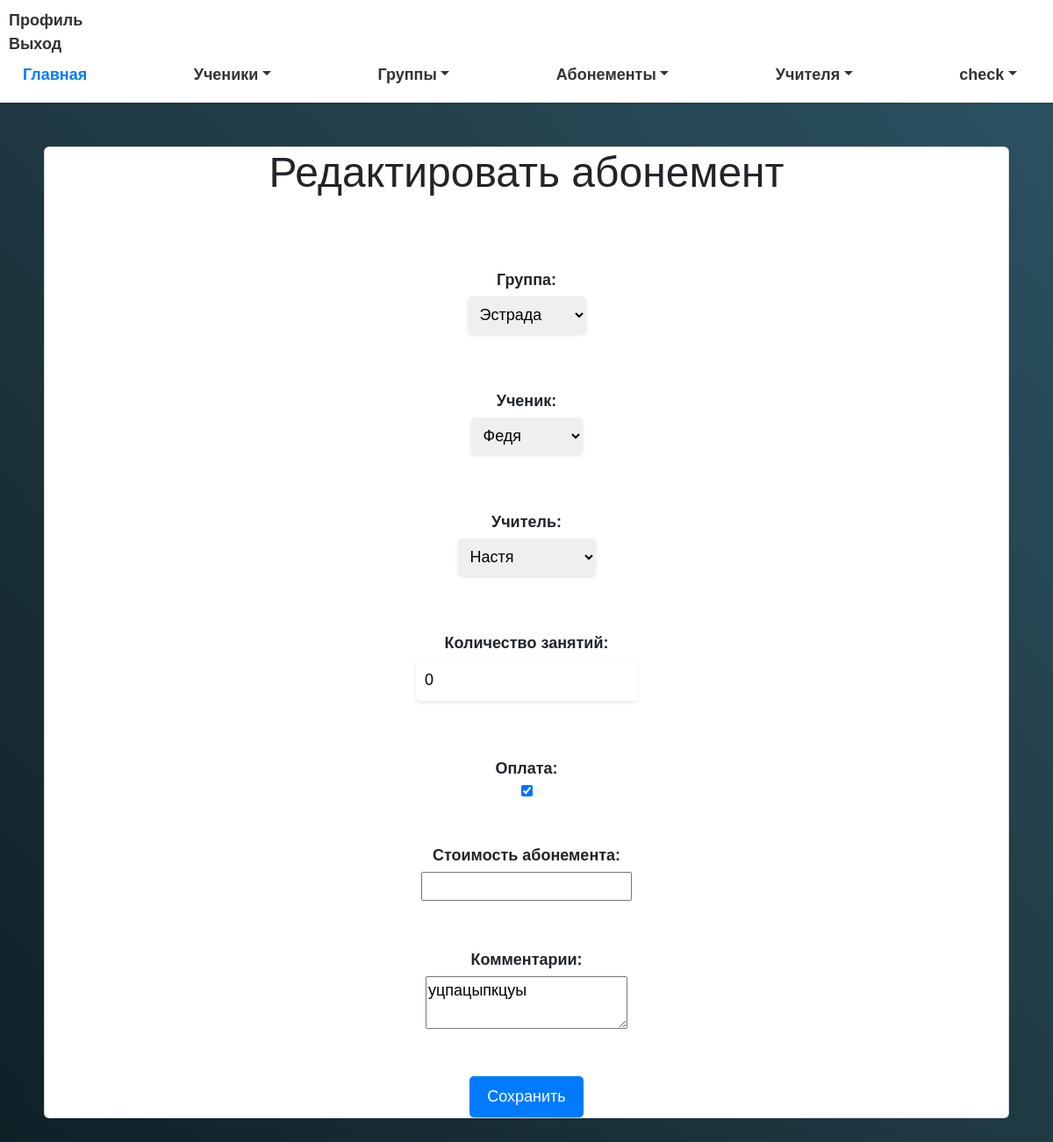
The app's page /subscriptions/3/edit/ (signed in), older data.
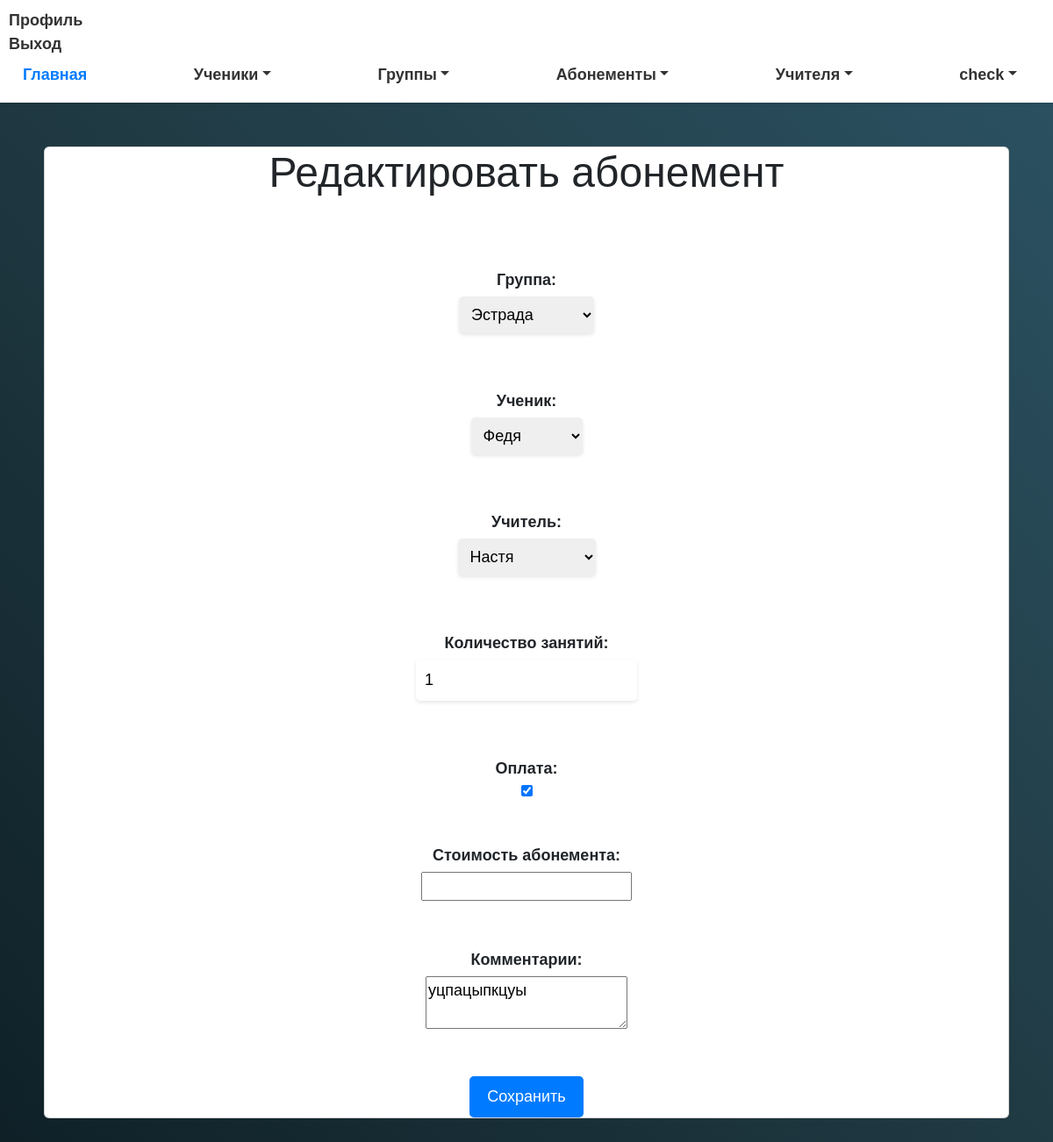
The same page, newer data.
### myapp/models.py (models this page shows, shortened)
class Subscription(models.Model):
    group = models.ForeignKey(Group, on_delete=models.CASCADE)
    client = models.ForeignKey(Client, on_delete=models.CASCADE)
    coach = models.ForeignKey(Coach, on_delete=models.CASCADE)
    lessons_count = models.IntegerField()
    attendance = models.BooleanField(default=False)
    price = models.DecimalField(max_digits=10, decimal_places=2)  # Добавляем поле для стоимости абонемента
    comment = models.TextField(blank=True, null=True)
    button_highlighted = models.BooleanField(default=False)
    date = models.DateTimeField(default=timezone.now)  # Добавляем поле для даты создания

class Group(models.Model):
    name = models.CharField(max_length=255)
    coach = models.ForeignKey('Coach', on_delete=models.CASCADE)
    description = models.TextField()
    students = models.ManyToManyField(Client, related_name='group_students')

class Client(models.Model):
    full_name = models.CharField(max_length=255)
    birth_date = models.DateField()
    phone_number = models.CharField(max_length=20)
    parent_name = models.CharField(max_length=255)
    address = models.CharField(max_length=255, default='Unknown Address')  # Add a default value here
    card_number = models.CharField(max_length=100, unique=True)
    group_obj = models.ForeignKey('Group', on_delete=models.CASCADE, null=True, blank=True)
    date_joined = models.DateField()

class Coach(models.Model):
    full_name = models.CharField(max_length=255)
    phone_number = models.CharField(max_length=20)
    students = models.ManyToManyField(Client, null=True, blank=True)
    groupqs = models.ManyToManyField(Group, related_name='coach_groupqs', null=True, blank=True)

### myapp/views.py (the view, shortened to what this page needs)
# urls.py: path('subscriptions/<int:subscription_id>/edit/', edit_subscription, name='edit_subscription'),
@login_required
def edit_subscription(request, subscription_id):
    subscription = Subscription.objects.get(id=subscription_id)
    groups = Group.objects.all()
    clients = Client.objects.all()
    coaches = Coach.objects.all()
    return render(request, 'edit_subscription.html', {
        'subscription': subscription,
        'groups': groups,
        'clients': clients,
        'coaches': coaches
    })

### myapp/templates/edit_subscription.html (shortened to what this page needs)
{% extends 'base.html' %}
{% block content %}
<div class="container">
    <div class="card">
        <h1>Редактировать абонемент</h1>
        <form method="POST">
            <label for="group">Группа:</label>
            <select id="group" name="group">
                {% for group in groups %}
                    <option value="{{ group.id }}" {% if group.id == subscription.group.id %} selected {% endif %}>{{ group.name }}</option>
                {% endfor %}
            </select><br><br>
            <label for="client">Ученик:</label>
            <select id="client" name="client">
                {% for client in clients %}
                    <option value="{{ client.id }}" {% if client.id == subscription.client.id %} selected {% endif %}>{{ client.full_name }}</option>
                {% endfor %}
            </select><br><br>
            <label for="coach">Учитель:</label>
            <select id="coach" name="coach">
                {% for coach in coaches %}
                    <option value="{{ coach.id }}" {% if coach.id == subscription.coach.id %} selected {% endif %}>{{ coach.full_name }}</option>
                {% endfor %}
            </select><br><br>
            <label for="lessons_count">Количество занятий:</label>
            <input type="text" id="lessons_count" name="lessons_count" value="{{ subscription.lessons_count }}"><br><br>
            <label for="attendance">Оплата:</label>
            <input type="checkbox" id="attendance" name="attendance" {% if subscription.attendance %} checked {% endif %}><br><br>
                    <label for="price">Стоимость абонемента:</label>
        <input type="number" id="price" name="price" required><br><br>
            <label for="comment">Комментарии:</label>
            <textarea id="comment" name="comment">{{ subscription.comment }}</textarea><br><br>
            <button type="submit">Сохранить</button>
</form>
    </div>
</div>
{% endblock %}

Row changes from the older to the newer data that the page shows:
changed Subscription "уцпацыпкцуы": lessons_count "0" → "1"
